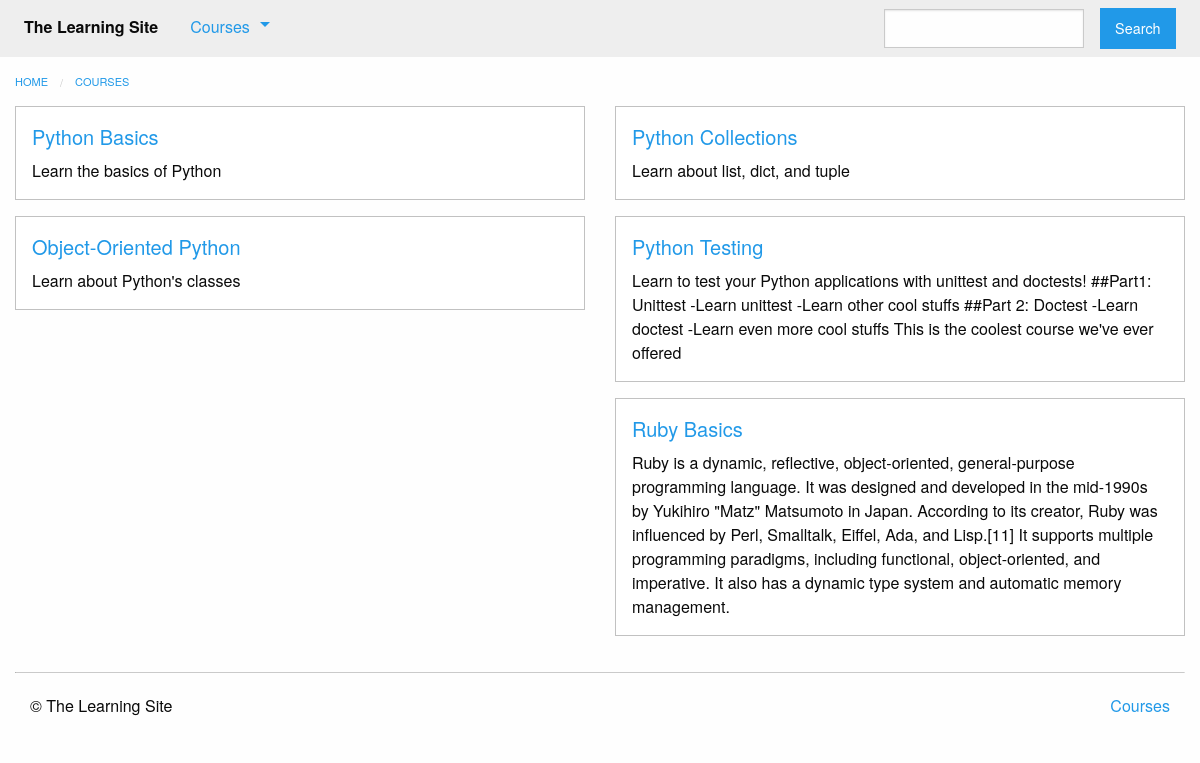
Page /courses/ on the committed database.
### courses/models.py (models this page shows, shortened)
class Course(models.Model):
    created_at = models.DateTimeField(auto_now_add=True)
    title = models.CharField(max_length=255)
    description = models.TextField()
    is_live = models.BooleanField(default=False)
    status = models.CharField(max_length=1, choices=STATUS_CHOICES, default='i')

### courses/views.py (the view)
def course_list(request):
    courses = models.Course.objects.all()
    return render(request, 'courses/course_list.html', {'courses': courses})

### courses/templatetags/course_extras.py (called while the page is built)
@register.inclusion_tag('courses/course_nav.html')
def nav_courses_list():
    courses = Course.objects.all()[:5]
    return {'courses': courses}

### courses/templates/courses/course_list.html (shortened to what this page needs)
{% extends "courses/layout.html" %}
{% block content %}
    <div class="row columns">
        {{ block.super }}
    </div>
    <div class="row">
        {%  for course in courses %}
            <div class="small-6 columns">
                <div class="callout">
                    <h5><a href="{% url 'courses:detail' pk=course.pk %}">{{ course.title }}</a></h5>
                    <div class="card-copy">
                        {{ course.description }}
                    </div>
                </div>
            </div>
            {% if forloop.counter|divisibleby:"2" %}
                </div>
                <div class="row">
            {% endif %}
        {% endfor %}
    </div>
{% endblock %}

### rows in the picture
Course: title "Python Basics", description "Learn the basics of Python"
Course: title "Python Collections", description "Learn about list, dict, and tuple"
Course: title "Object-Oriented Python", description "Learn about Python's classes"
Course: title "Python Testing", description "Learn to test your Python applications with unittest and doctests! ##Part1: Unittest -Learn unittest -Learn other cool stuffs ##Part 2: Doctest -Learn doctest -Learn even more cool stuffs This is the coolest course we've ever offered"
Course: title "Ruby Basics", description "Ruby is a dynamic, reflective, object-oriented, general-purpose programming language. It was designed and developed in the mid-1990s by Yukihiro \"Matz\" Matsumoto in Japan. According to its creator, Ruby was influenced by Perl, Smalltalk, Eiffel, Ada, and Lisp.[11] It supports multiple programming paradigms, including functional, object-oriented, and imperative. It also has a dynamic type system and automatic memory management."
